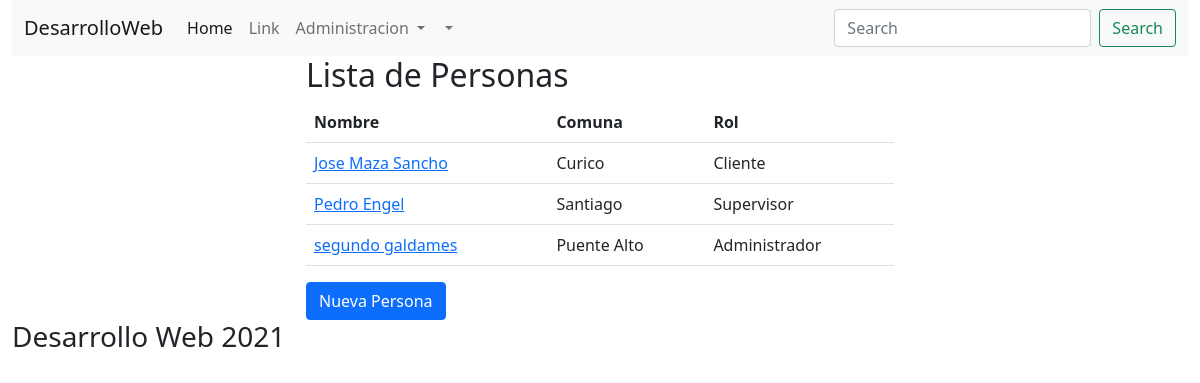
The page /personas/index.php (signed in) on the database its author committed.
### tables this page shows
CREATE TABLE `personas` (
  `id` int NOT NULL AUTO_INCREMENT,
  `nombre` varchar(255) NOT NULL,
  `rut` varchar(20) NOT NULL,
  `email` varchar(255) NOT NULL,
  `direccion` varchar(255) NOT NULL,
  `fecha_nac` date NOT NULL,
  `telefono` int NOT NULL,
  `rol_id` int NOT NULL,
  `comuna_id` int NOT NULL,
  `created_at` datetime DEFAULT NULL,
  `updated_at` datetime DEFAULT NULL,
  PRIMARY KEY (`id`),
  KEY `rol_id` (`rol_id`),
  KEY `comuna_id` (`comuna_id`),
  CONSTRAINT `personas_ibfk_1` FOREIGN KEY (`rol_id`) REFERENCES `roles` (`id`),
  CONSTRAINT `personas_ibfk_2` FOREIGN KEY (`comuna_id`) REFERENCES `comunas` (`id`)
);

CREATE TABLE `comunas` (
  `id` int NOT NULL AUTO_INCREMENT,
  `nombre` varchar(255) NOT NULL,
  `region_id` int NOT NULL,
  `created_at` datetime DEFAULT NULL,
  `updated_at` datetime DEFAULT NULL,
  PRIMARY KEY (`id`),
  KEY `region` (`region_id`),
  CONSTRAINT `comunas_ibfk_1` FOREIGN KEY (`region_id`) REFERENCES `regiones` (`id`)
);

CREATE TABLE `roles` (
  `id` int NOT NULL AUTO_INCREMENT,
  `nombre` varchar(255) NOT NULL,
  `created_at` datetime DEFAULT NULL,
  `updated_at` datetime DEFAULT NULL,
  PRIMARY KEY (`id`)
);

### personas/index.php (the view, shortened to what this page needs)
<?php
    require('../class/conexion.php');
    $res = $mbd->query("SELECT p.id, p.nombre, r.nombre as rol, c.nombre as comuna FROM personas p INNER JOIN roles r ON p.rol_id = r.id INNER JOIN comunas c ON p.comuna_id = c.id ORDER BY p.nombre");
    $personas = $res->fetchall();
?>
<!DOCTYPE html>
<html lang="en">
<head>
    <link href="https://cdn.jsdelivr.net/npm/bootstrap@5.0.0-beta3/dist/css/bootstrap.min.css" rel="stylesheet">
</head>
<body>
    <div class="container-fluid">
        <header>
            <?php include('../partials/menu.php'); ?>
        </header>
        <section>
            <div class="col-md-6 offset-md-3">
                <h2>Lista de Personas</h2>
                <?php if(count($personas)): ?>
                    <table class="table table-hover">
                        <tr>
                            <th>Nombre</th>
                            <th>Comuna</th>
                            <th>Rol</th>
                        </tr>
                        <?php foreach($personas as $persona): ?>
                            <tr>
                                <td>
                                    <a href="show.php?id=<?php echo $persona['id']; ?>">
                                        <?php echo $persona['nombre']; ?>
                                    </a>
                                </td>
                                <td><?php echo $persona['comuna']; ?></td>
                                <td><?php echo $persona['rol']; ?></td>
                            </tr>
                        <?php endforeach; ?>
                    </table>
                <?php else: ?>
                    <p class="text-info">
                        No hay personas registradas
                    </p>
                <?php endif; ?>
                <a href="add.php" class="btn btn-primary"> Nueva Persona </a>
            </div>
        </section>
        <footer>
            <h3>Desarrollo Web 2021</h3>
        </footer>
    </div>
</body>
</html>

### rows shown on the page
personas: nombre "Jose Maza Sancho", comuna.nombre "Curico", rol.nombre "Cliente"
personas: nombre "Pedro Engel", comuna.nombre "Santiago", rol.nombre "Supervisor"
personas: nombre "segundo galdames", comuna.nombre "Puente Alto", rol.nombre "Administrador"
